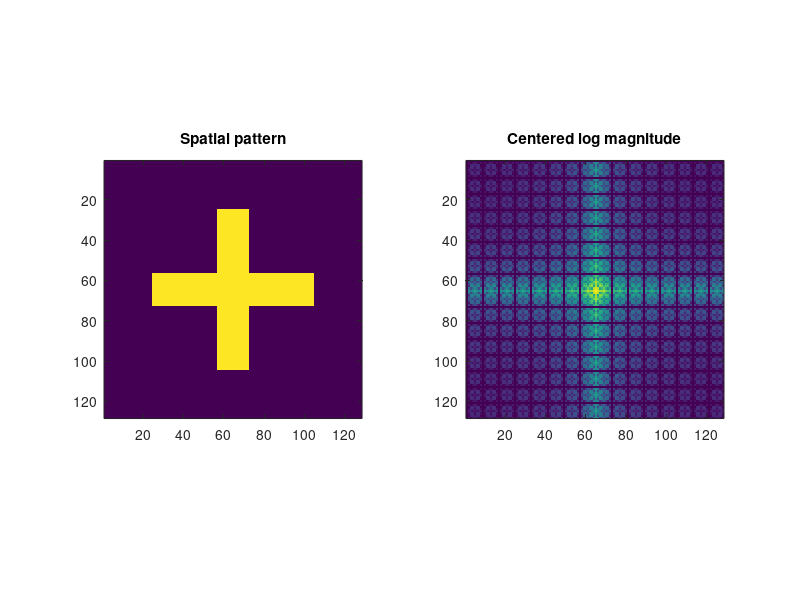

This chart was generated by the following MATLAB code: (Note: this script raises an error after producing the figure.)
% Display the centered spectrum of a simple two-dimensional pattern.
imageSize = 128;
spatialPattern = zeros(imageSize);
spatialPattern(25:104, 57:72) = 1;
spatialPattern(57:72, 25:104) = 1;
centeredTransform = fftshift(fft2(spatialPattern));
logMagnitude = log(1 + abs(centeredTransform));

if ~exist('fftExampleVisible', 'var')
  fftExampleVisible = 'on';
end
fftExampleFigure = figure('Name', 'Two-dimensional Fourier transform', ...
  'NumberTitle', 'off', 'Visible', fftExampleVisible);
subplot(1, 2, 1);
imagesc(spatialPattern);
axis('image');
title('Spatial pattern');
subplot(1, 2, 2);
imagesc(logMagnitude);
axis('image');
title('Centered log magnitude');
colormap(parula(128));
